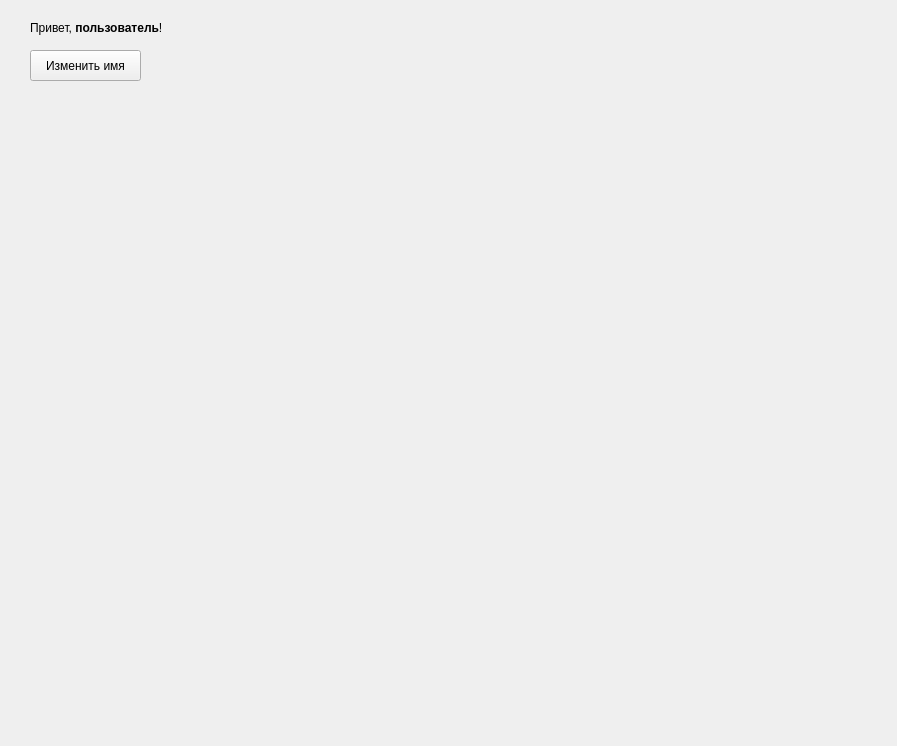
<?xml version="1.0" encoding="UTF-8"?>
<ui version="4.0">
 <class>Father</class>
 <widget class="QWidget" name="Father">
  <property name="geometry">
   <rect>
    <x>0</x>
    <y>0</y>
    <width>897</width>
    <height>746</height>
   </rect>
  </property>
  <property name="windowTitle">
   <string>Приветственное окно</string>
  </property>
  <widget class="QLabel" name="helloLabel">
   <property name="geometry">
    <rect>
     <x>30</x>
     <y>20</y>
     <width>148</width>
     <height>16</height>
    </rect>
   </property>
   <property name="text">
    <string>&lt;html&gt;&lt;head/&gt;&lt;body&gt;&lt;p&gt;Привет, &lt;span style=&quot; font-weight:600;&quot;&gt;пользователь&lt;/span&gt;!&lt;/p&gt;&lt;/body&gt;&lt;/html&gt;</string>
   </property>
  </widget>
  <widget class="QPushButton" name="nameButton">
   <property name="geometry">
    <rect>
     <x>30</x>
     <y>50</y>
     <width>111</width>
     <height>31</height>
    </rect>
   </property>
   <property name="text">
    <string>Изменить имя</string>
   </property>
  </widget>
 </widget>
 <resources/>
 <connections/>
</ui>
